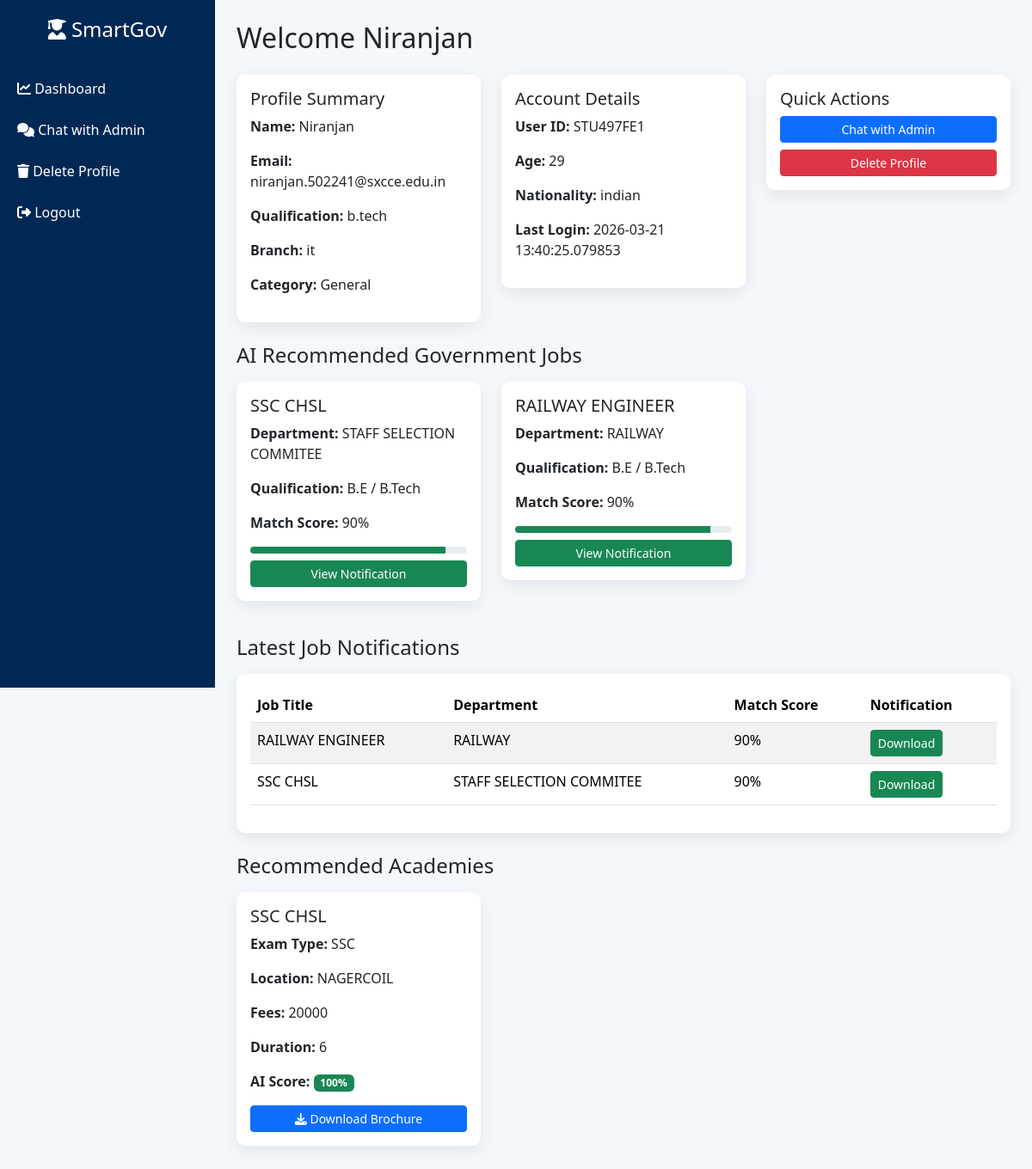
The page /student/dashboard (signed in) on the database its author committed.
### app.py (models this page shows)
class Student(db.Model):
    id = db.Column(db.Integer, primary_key=True)
    user_id = db.Column(db.String(20), unique=True)
    username = db.Column(db.String(100))
    password = db.Column(db.String(200))
    email = db.Column(db.String(120))
    mobile = db.Column(db.String(20))
    account_created = db.Column(db.DateTime, default=datetime.utcnow)
    last_login = db.Column(db.DateTime)
    otp_status = db.Column(db.Boolean, default=False)
    full_name = db.Column(db.String(150))
    father_name = db.Column(db.String(150))
    mother_name = db.Column(db.String(150))
    dob = db.Column(db.Date)
    age = db.Column(db.Integer)
    gender = db.Column(db.String(20))
    marital_status = db.Column(db.String(50))
    nationality = db.Column(db.String(100))
    religion = db.Column(db.String(100))
    aadhaar = db.Column(db.String(20))
    permanent_address = db.Column(db.Text)
    current_address = db.Column(db.Text)
    village = db.Column(db.String(100))
    district = db.Column(db.String(100))
    state = db.Column(db.String(100))
    pincode = db.Column(db.String(10))
    category = db.Column(db.String(50))
    sub_category = db.Column(db.String(100))
    caste_certificate = db.Column(db.String(100))
    creamy_layer = db.Column(db.String(50))
    ews_certificate = db.Column(db.String(100))
    pwd = db.Column(db.String(20))
    disability_type = db.Column(db.String(100))
    disability_percentage = db.Column(db.String(50))
    ex_serviceman = db.Column(db.String(20))
    defence_ward = db.Column(db.String(20))
    freedom_fighter = db.Column(db.String(20))
    sports_quota = db.Column(db.String(20))
    tenth_board = db.Column(db.String(100))
    tenth_school = db.Column(db.String(200))
    tenth_year = db.Column(db.String(10))
    tenth_percentage = db.Column(db.String(10))
    tenth_subjects = db.Column(db.String(200))
    twelfth_board = db.Column(db.String(100))
    twelfth_stream = db.Column(db.String(50))
    twelfth_school = db.Column(db.String(200))
    twelfth_year = db.Column(db.String(10))
    twelfth_percentage = db.Column(db.String(10))
    twelfth_subjects = db.Column(db.String(200))
    diploma_course = db.Column(db.String(150))
    diploma_branch = db.Column(db.String(150))
    diploma_institute = db.Column(db.String(200))
    diploma_university = db.Column(db.String(200))
    diploma_year = db.Column(db.String(10))
    diploma_percentage = db.Column(db.String(10))
    ug_degree = db.Column(db.String(100))
    ug_branch = db.Column(db.String(150))
    ug_college = db.Column(db.String(200))
    ug_university = db.Column(db.String(200))
    ug_mode = db.Column(db.String(50))
    ug_year = db.Column(db.String(10))
    ug_percentage = db.Column(db.String(10))
    pg_degree = db.Column(db.String(100))
    pg_specialization = db.Column(db.String(150))
    pg_college = db.Column(db.String(200))
    pg_university = db.Column(db.String(200))
    pg_year = db.Column(db.String(10))
    pg_percentage = db.Column(db.String(10))
    phd = db.Column(db.String(100))
    professional_courses = db.Column(db.String(200))
    certifications = db.Column(db.String(200))
    ncc_certificate = db.Column(db.String(20))
    ncc_division = db.Column(db.String(50))
    ncc_grade = db.Column(db.String(10))
    service_preference = db.Column(db.String(50))

class GovernmentJob(db.Model):
    id = db.Column(db.Integer, primary_key=True)
    job_title = db.Column(db.String(200))
    department = db.Column(db.String(200))
    qualification = db.Column(db.String(200))
    age_limit = db.Column(db.String(100))
    location = db.Column(db.String(200))
    last_date = db.Column(db.String(100))
    description = db.Column(db.Text)
    pdf_file = db.Column(db.String(200))
    posted_date = db.Column(db.DateTime, default=datetime.utcnow)

class AcademyCourse(db.Model):
    id = db.Column(db.Integer, primary_key=True)
    academy_id = db.Column(db.Integer)
    course_name = db.Column(db.String(200))
    exam_type = db.Column(db.String(100))   # SSC / UPSC / Banking
    duration = db.Column(db.String(50))
    fees = db.Column(db.String(50))
    mode = db.Column(db.String(50))   # Online / Offline
    description = db.Column(db.Text)
    location = db.Column(db.String(200))

### app.py (the view)
@app.route("/student/dashboard")
def student_dashboard():
    if "student_id" not in session:
        return redirect(url_for("student_login"))
    student = Student.query.get(session["student_id"])
    recommended_jobs = recommend_jobs(student)
    all_jobs = GovernmentJob.query.order_by(
        GovernmentJob.id.desc()
    ).limit(10).all()
    latest_jobs = []
    for job in all_jobs:
        score = match_job(student, job)
        if score >= 60:   # same condition used for email
            latest_jobs.append({
                "job": job,
                "score": score
            })
    academies = recommend_academies(student)
    return render_template(
        "student_dashboard.html",
        student=student,
        recommended_jobs=recommended_jobs,
        latest_jobs=latest_jobs,
        academies=academies
    )

### app.py (called while the page is built, shortened)
def get_student_level(student):
    if student.pg_degree:
        return 5
    if student.ug_degree:
        return 4

def get_job_level(job):
    job_q = job.qualification.lower()
    for key, value in education_levels.items():
        if key in job_q:
            return value
    return 0

def check_age(student, job):
    if not job.age_limit:
        return True
    try:
        parts = job.age_limit.split("-")
        min_age = int(parts[0])
        max_age = int(parts[1])
        return min_age <= student.age <= max_age
    except:
        return True

def match_job(student, job):
    score = 0
    student_level = get_student_level(student)
    job_level = get_job_level(job)
    if student_level >= job_level:
        score += 60
        if student_level == job_level:
            score += 20
        if student.ug_branch:
            branch = student.ug_branch.lower()
            if branch in (job.description or "").lower():
                score += 20
    if check_age(student, job):
        score += 10
    else:
        return 0
    return min(score,100)

def recommend_jobs(student):
    jobs = GovernmentJob.query.all()
    recommendations = []
    for job in jobs:
        score = match_job(student, job)
        if score >= 50:
            recommendations.append({
                "job": job,
                "score": score
            })
    recommendations.sort(key=lambda x: x["score"], reverse=True)
    return recommendations[:5]

### templates/student_dashboard.html (shortened to what this page needs)
<!DOCTYPE html>
<html lang="en">
<head>
<link href="https://cdn.jsdelivr.net/npm/bootstrap@5.3.2/dist/css/bootstrap.min.css" rel="stylesheet">
<link href="https://cdnjs.cloudflare.com/ajax/libs/font-awesome/6.5.0/css/all.min.css" rel="stylesheet">
</head>
<body>
<div class="sidebar">
<h4><i class="fa fa-user-graduate"></i> SmartGov</h4>
<a href="/student/dashboard">
<i class="fa fa-chart-line"></i> Dashboard
</a>
<a href="/student/chat">
<i class="fa fa-comments"></i> Chat with Admin
</a>
<a href="/student/delete_profile"
onclick="return confirm('Delete your profile permanently?')">
<i class="fa fa-trash"></i> Delete Profile
</a>
<a href="/student/logout">
<i class="fa fa-sign-out-alt"></i> Logout
</a>
</div>
<div class="main">
<h2 class="mb-4">Welcome {{student.full_name}}</h2>
<div class="row mb-4">
<div class="col-md-4">
<div class="card card-box p-3">
<h5>Profile Summary</h5>
<p><b>Name:</b> {{student.full_name}}</p>
<p><b>Email:</b> {{student.email}}</p>
<p><b>Qualification:</b> {{student.ug_degree}}</p>
<p><b>Branch:</b> {{student.ug_branch}}</p>
<p><b>Category:</b> {{student.category}}</p>
</div>
</div>
<div class="col-md-4">
<div class="card card-box p-3">
<h5>Account Details</h5>
<p><b>User ID:</b> {{student.user_id}}</p>
<p><b>Age:</b> {{student.age}}</p>
<p><b>Nationality:</b> {{student.nationality}}</p>
<p><b>Last Login:</b> {{student.last_login}}</p>
</div>
</div>
<div class="col-md-4">
<div class="card card-box p-3">
<h5>Quick Actions</h5>
<a href="/student/chat" class="btn btn-primary btn-sm mb-2 w-100">
Chat with Admin
</a>
<a href="/student/delete_profile"
class="btn btn-danger btn-sm w-100"
onclick="return confirm('Delete profile permanently?')">
Delete Profile
</a>
</div>
</div>
</div>
<h4 class="mb-3">AI Recommended Government Jobs</h4>
<div class="row">
{% for item in recommended_jobs %}
<div class="col-md-4 mb-3">
<div class="card card-box p-3">
<h5>{{item.job.job_title}}</h5>
<p><b>Department:</b> {{item.job.department}}</p>
<p><b>Qualification:</b> {{item.job.qualification}}</p>
<p><b>Match Score:</b> {{item.score}}%</p>
<div class="progress score-bar mb-2">
<div class="progress-bar bg-success"
style="width: {{item.score}}%">
</div>
</div>
<a href="/download/{{item.job.pdf_file}}" class="btn btn-success btn-sm">
View Notification
</a>
</div>
</div>
{% endfor %}
</div>
<h4 class="mt-4 mb-3">Latest Job Notifications</h4>
<div class="card card-box p-3">
<table class="table table-striped">
<thead>
<tr>
<th>Job Title</th>
<th>Department</th>
<th>Match Score</th>
<th>Notification</th>
</tr>
</thead>
<tbody>
{% for item in latest_jobs %}
<tr>
<td>{{item.job.job_title}}</td>
<td>{{item.job.department}}</td>
<td>{{item.score}}%</td>
<td>
<a href="/download/{{item.job.pdf_file}}" class="btn btn-success btn-sm">
Download
</a>
</td>
</tr>
{% endfor %}
</tbody>
</table>
</div>
<h4 class="mt-4 mb-3">Recommended Academies</h4>
<div class="row">
{% for item in academies %}
<div class="col-md-4 mb-3">
<div class="card card-box p-3">
<h5>{{item.course.course_name}}</h5>
<p><b>Exam Type:</b> {{item.course.exam_type}}</p>
<p><b>Location:</b> {{item.course.location}}</p>
<p><b>Fees:</b> {{item.course.fees}}</p>
<p><b>Duration:</b> {{item.course.duration}}</p>
<p>
<b>AI Score:</b>
<span class="badge bg-success">
{{item.score}}%
</span>
</p>
{% if item.ad %}
<a href="{{ url_for('static', filename='ad_posts/' + item.ad.file) }}"
   class="btn btn-primary btn-sm"
   target="_blank">
<i class="fa fa-download"></i> Download Brochure
</a>
{% endif %}
</div>
</div>
{% endfor %}
</div>
</div>
</body>
</html>

### templates/student_dashboard.html (style rules this page uses)
body { background:#f4f7fb; font-family:'Segoe UI',sans-serif; }
.sidebar { height:100vh; background:#002855; color:white; position:fixed; width:250px; padding-top:20px; }
.sidebar h4 { text-align:center; margin-bottom:30px; }
.sidebar a { display:block; color:white; padding:12px 20px; text-decoration:none; transition:0.3s; }
.main { margin-left:250px; padding:25px; }
.card-box { border:none; border-radius:10px; box-shadow:0 6px 20px rgba(0,0,0,0.08); }
.score-bar { height:8px; }

### rows shown on the page
Student: full_name "Niranjan", email "niranjan.502241@sxcce.edu.in", ug_degree "b.tech", ug_branch "it", category "General", user_id "STU497FE1", age "29", nationality "indian", last_login "2026-03-21 13:40:25.079853"
GovernmentJob: job.job_title "SSC CHSL", job.department "STAFF SELECTION COMMITEE", job.qualification "B.E / B.Tech", job.job_title "SSC CHSL", job.department "STAFF SELECTION COMMITEE"
GovernmentJob: job.job_title "RAILWAY ENGINEER", job.department "RAILWAY", job.qualification "B.E / B.Tech", job.job_title "RAILWAY ENGINEER", job.department "RAILWAY"
AcademyCourse: course.course_name "SSC CHSL", course.exam_type "SSC", course.location "NAGERCOIL", course.fees "20000", course.duration "6"

### other values the page prints
{{ item.score }} "90" "90"
{{ item.score }} "100"
